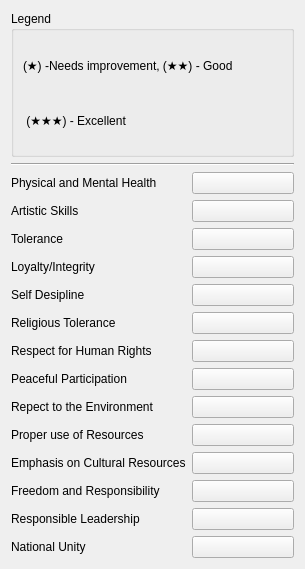
                  <widget class="QWidget" name="scrollAreaWidgetContents_10">
                   <property name="geometry">
                    <rect>
                     <x>0</x>
                     <y>0</y>
                     <width>305</width>
                     <height>569</height>
                    </rect>
                   </property>
                   <layout class="QVBoxLayout" name="verticalLayout_12">
                    <item>
                     <widget class="QGroupBox" name="groupBox_21">
                      <property name="title">
                       <string>Legend</string>
                      </property>
                      <layout class="QVBoxLayout" name="verticalLayout_29">
                       <item>
                        <widget class="QLabel" name="label_134">
                         <property name="text">
                          <string>(★) -Needs improvement, (★★) - Good</string>
                         </property>
                        </widget>
                       </item>
                       <item>
                        <widget class="QLabel" name="label_135">
                         <property name="text">
                          <string> (★★★) - Excellent</string>
                         </property>
                        </widget>
                       </item>
                      </layout>
                     </widget>
                    </item>
                    <item>
                     <widget class="Line" name="line_3">
                      <property name="orientation">
                       <enum>Qt::Horizontal</enum>
                      </property>
                     </widget>
                    </item>
                    <item>
                     <layout class="QGridLayout" name="gridLayout_37">
                      <property name="sizeConstraint">
                       <enum>QLayout::SetDefaultConstraint</enum>
                      </property>
                      <item row="3" column="0">
                       <widget class="QLabel" name="label_68">
                        <property name="sizePolicy">
                         <sizepolicy hsizetype="Maximum" vsizetype="Preferred">
                          <horstretch>0</horstretch>
                          <verstretch>0</verstretch>
                         </sizepolicy>
                        </property>
                        <property name="text">
                         <string>Loyalty/Integrity</string>
                        </property>
                       </widget>
                      </item>
                      <item row="6" column="0">
                       <widget class="QLabel" name="label_69">
                        <property name="sizePolicy">
                         <sizepolicy hsizetype="Maximum" vsizetype="Preferred">
                          <horstretch>0</horstretch>
                          <verstretch>0</verstretch>
                         </sizepolicy>
                        </property>
                        <property name="text">
                         <string>Respect for Human Rights</string>
                        </property>
                       </widget>
                      </item>
                      <item row="11" column="0">
                       <widget class="QLabel" name="label_70">
                        <property name="text">
                         <string>Freedom and Responsibility</string>
                        </property>
                       </widget>
                      </item>
                      <item row="7" column="0">
                       <widget class="QLabel" name="label_71">
                        <property name="sizePolicy">
                         <sizepolicy hsizetype="Maximum" vsizetype="Preferred">
                          <horstretch>0</horstretch>
                          <verstretch>0</verstretch>
                         </sizepolicy>
                        </property>
                        <property name="text">
                         <string>Peaceful Participation</string>
                        </property>
                       </widget>
                      </item>
                      <item row="0" column="0">
                       <widget class="QLabel" name="label_72">
                        <property name="sizePolicy">
                         <sizepolicy hsizetype="Maximum" vsizetype="Preferred">
                          <horstretch>0</horstretch>
                          <verstretch>0</verstretch>
                         </sizepolicy>
                        </property>
                        <property name="text">
                         <string>Physical and Mental Health</string>
                        </property>
                       </widget>
                      </item>
                      <item row="2" column="0">
                       <widget class="QLabel" name="label_73">
                        <property name="sizePolicy">
                         <sizepolicy hsizetype="Maximum" vsizetype="Preferred">
                          <horstretch>0</horstretch>
                          <verstretch>0</verstretch>
                         </sizepolicy>
                        </property>
                        <property name="text">
                         <string>Tolerance</string>
                        </property>
                       </widget>
                      </item>
                      <item row="8" column="0">
                       <widget class="QLabel" name="label_74">
                        <property name="text">
                         <string>Repect to the Environment</string>
                        </property>
                       </widget>
                      </item>
                      <item row="9" column="0">
                       <widget class="QLabel" name="label_97">
                        <property name="text">
                         <string>Proper use of Resources</string>
                        </property>
                       </widget>
                      </item>
                      <item row="10" column="0">
                       <widget class="QLabel" name="label_98">
                        <property name="sizePolicy">
                         <sizepolicy hsizetype="Fixed" vsizetype="Preferred">
                          <horstretch>0</horstretch>
                          <verstretch>0</verstretch>
                         </sizepolicy>
                        </property>
                        <property name="text">
                         <string>Emphasis on Cultural Resources</string>
                        </property>
                       </widget>
                      </item>
                      <item row="13" column="0">
                       <widget class="QLabel" name="label_99">
                        <property name="text">
                         <string>National Unity</string>
                        </property>
                       </widget>
                      </item>
                      <item row="1" column="0">
                       <widget class="QLabel" name="label_100">
                        <property name="sizePolicy">
                         <sizepolicy hsizetype="Maximum" vsizetype="Preferred">
                          <horstretch>0</horstretch>
                          <verstretch>0</verstretch>
                         </sizepolicy>
                        </property>
                        <property name="text">
                         <string>Artistic Skills</string>
                        </property>
                       </widget>
                      </item>
                      <item row="12" column="0">
                       <widget class="QLabel" name="label_101">
                        <property name="text">
                         <string>Responsible Leadership</string>
                        </property>
                       </widget>
                      </item>
                      <item row="5" column="0">
                       <widget class="QLabel" name="label_102">
                        <property name="sizePolicy">
                         <sizepolicy hsizetype="Maximum" vsizetype="Preferred">
                          <horstretch>0</horstretch>
                          <verstretch>0</verstretch>
                         </sizepolicy>
                        </property>
                        <property name="text">
                         <string>Religious Tolerance</string>
                        </property>
                       </widget>
                      </item>
                      <item row="4" column="0">
                       <widget class="QLabel" name="label_103">
                        <property name="sizePolicy">
                         <sizepolicy hsizetype="Maximum" vsizetype="Preferred">
                          <horstretch>0</horstretch>
                          <verstretch>0</verstretch>
                         </sizepolicy>
                        </property>
                        <property name="text">
                         <string>Self Desipline</string>
                        </property>
                       </widget>
                      </item>
                      <item row="1" column="1">
                       <widget class="QPushButton" name="pb_star_as_gr_2">
                        <property name="sizePolicy">
                         <sizepolicy hsizetype="Expanding" vsizetype="Fixed">
                          <horstretch>0</horstretch>
                          <verstretch>0</verstretch>
                         </sizepolicy>
                        </property>
                        <property name="toolTip">
                         <string>Click to rate</string>
                        </property>
                        <property name="text">
                         <string/>
                        </property>
                       </widget>
                      </item>
                      <item row="0" column="1">
                       <widget class="QPushButton" name="pb_star_pm_gr_2">
                        <property name="sizePolicy">
                         <sizepolicy hsizetype="Expanding" vsizetype="Fixed">
                          <horstretch>0</horstretch>
                          <verstretch>0</verstretch>
                         </sizepolicy>
                        </property>
                        <property name="toolTip">
                         <string>Click to rate</string>
                        </property>
                        <property name="text">
                         <string/>
                        </property>
                       </widget>
                      </item>
                      <item row="2" column="1">
                       <widget class="QPushButton" name="pb_star_to_gr_2">
                        <property name="sizePolicy">
                         <sizepolicy hsizetype="Expanding" vsizetype="Fixed">
                          <horstretch>0</horstretch>
                          <verstretch>0</verstretch>
                         </sizepolicy>
                        </property>
                        <property name="toolTip">
                         <string>Click to rate</string>
                        </property>
                        <property name="text">
                         <string/>
                        </property>
                       </widget>
                      </item>
                      <item row="3" column="1">
                       <widget class="QPushButton" name="pb_star_li_gr_2">
                        <property name="sizePolicy">
                         <sizepolicy hsizetype="Expanding" vsizetype="Fixed">
                          <horstretch>0</horstretch>
                          <verstretch>0</verstretch>
                         </sizepolicy>
                        </property>
                        <property name="toolTip">
                         <string>Click to rate</string>
                        </property>
                        <property name="text">
                         <string/>
                        </property>
                       </widget>
                      </item>
                      <item row="4" column="1">
                       <widget class="QPushButton" name="pb_star_sd_gr_2">
                        <property name="sizePolicy">
                         <sizepolicy hsizetype="Expanding" vsizetype="Fixed">
                          <horstretch>0</horstretch>
                          <verstretch>0</verstretch>
                         </sizepolicy>
                        </property>
                        <property name="toolTip">
                         <string>Click to rate</string>
                        </property>
                        <property name="text">
                         <string/>
                        </property>
                       </widget>
                      </item>
                      <item row="5" column="1">
                       <widget class="QPushButton" name="pb_star_rt_gr_2">
                        <property name="sizePolicy">
                         <sizepolicy hsizetype="Expanding" vsizetype="Fixed">
                          <horstretch>0</horstretch>
                          <verstretch>0</verstretch>
                         </sizepolicy>
                        </property>
                        <property name="toolTip">
                         <string>Click to rate</string>
                        </property>
                        <property name="text">
                         <string/>
                        </property>
                       </widget>
                      </item>
                      <item row="6" column="1">
                       <widget class="QPushButton" name="pb_star_rhr_gr_2">
                        <property name="sizePolicy">
                         <sizepolicy hsizetype="Expanding" vsizetype="Fixed">
                          <horstretch>0</horstretch>
                          <verstretch>0</verstretch>
                         </sizepolicy>
                        </property>
                        <property name="toolTip">
                         <string>Click to rate</string>
                        </property>
                        <property name="text">
                         <string/>
                        </property>
                       </widget>
                      </item>
                      <item row="7" column="1">
                       <widget class="QPushButton" name="pb_star_pp_gr_2">
                        <property name="sizePolicy">
                         <sizepolicy hsizetype="Expanding" vsizetype="Fixed">
                          <horstretch>0</horstretch>
                          <verstretch>0</verstretch>
                         </sizepolicy>
                        </property>
                        <property name="toolTip">
                         <string>Click to rate</string>
                        </property>
                        <property name="text">
                         <string/>
                        </property>
                       </widget>
                      </item>
                      <item row="8" column="1">
                       <widget class="QPushButton" name="pb_star_re_gr_2">
                        <property name="sizePolicy">
                         <sizepolicy hsizetype="Expanding" vsizetype="Fixed">
                          <horstretch>0</horstretch>
                          <verstretch>0</verstretch>
                         </sizepolicy>
                        </property>
                        <property name="toolTip">
                         <string>Click to rate</string>
                        </property>
                        <property name="text">
                         <string/>
                        </property>
                       </widget>
                      </item>
                      <item row="9" column="1">
                       <widget class="QPushButton" name="pb_star_pr_gr_2">
                        <property name="sizePolicy">
                         <sizepolicy hsizetype="Expanding" vsizetype="Fixed">
                          <horstretch>0</horstretch>
                          <verstretch>0</verstretch>
                         </sizepolicy>
                        </property>
                        <property name="toolTip">
                         <string>Click to rate</string>
                        </property>
                        <property name="text">
                         <string/>
                        </property>
                       </widget>
                      </item>
                      <item row="10" column="1">
                       <widget class="QPushButton" name="pb_star_ecr_gr_2">
                        <property name="sizePolicy">
                         <sizepolicy hsizetype="Expanding" vsizetype="Fixed">
                          <horstretch>0</horstretch>
                          <verstretch>0</verstretch>
                         </sizepolicy>
                        </property>
                        <property name="toolTip">
                         <string>Click to rate</string>
                        </property>
                        <property name="text">
                         <string/>
                        </property>
                       </widget>
                      </item>
                      <item row="11" column="1">
                       <widget class="QPushButton" name="pb_star_fr_gr_2">
                        <property name="sizePolicy">
                         <sizepolicy hsizetype="Expanding" vsizetype="Fixed">
                          <horstretch>0</horstretch>
                          <verstretch>0</verstretch>
                         </sizepolicy>
                        </property>
                        <property name="toolTip">
                         <string>Click to rate</string>
                        </property>
                        <property name="text">
                         <string/>
                        </property>
                       </widget>
                      </item>
                      <item row="12" column="1">
                       <widget class="QPushButton" name="pb_star_rl_gr_2">
                        <property name="sizePolicy">
                         <sizepolicy hsizetype="Expanding" vsizetype="Fixed">
                          <horstretch>0</horstretch>
                          <verstretch>0</verstretch>
                         </sizepolicy>
                        </property>
                        <property name="toolTip">
                         <string>Click to rate</string>
                        </property>
                        <property name="text">
                         <string/>
                        </property>
                       </widget>
                      </item>
                      <item row="13" column="1">
                       <widget class="QPushButton" name="pb_star_nu_gr_2">
                        <property name="sizePolicy">
                         <sizepolicy hsizetype="Expanding" vsizetype="Fixed">
                          <horstretch>0</horstretch>
                          <verstretch>0</verstretch>
                         </sizepolicy>
                        </property>
                        <property name="toolTip">
                         <string>Click to rate</string>
                        </property>
                        <property name="text">
                         <string/>
                        </property>
                       </widget>
                      </item>
                     </layout>
                    </item>
                   </layout>
                  </widget>
